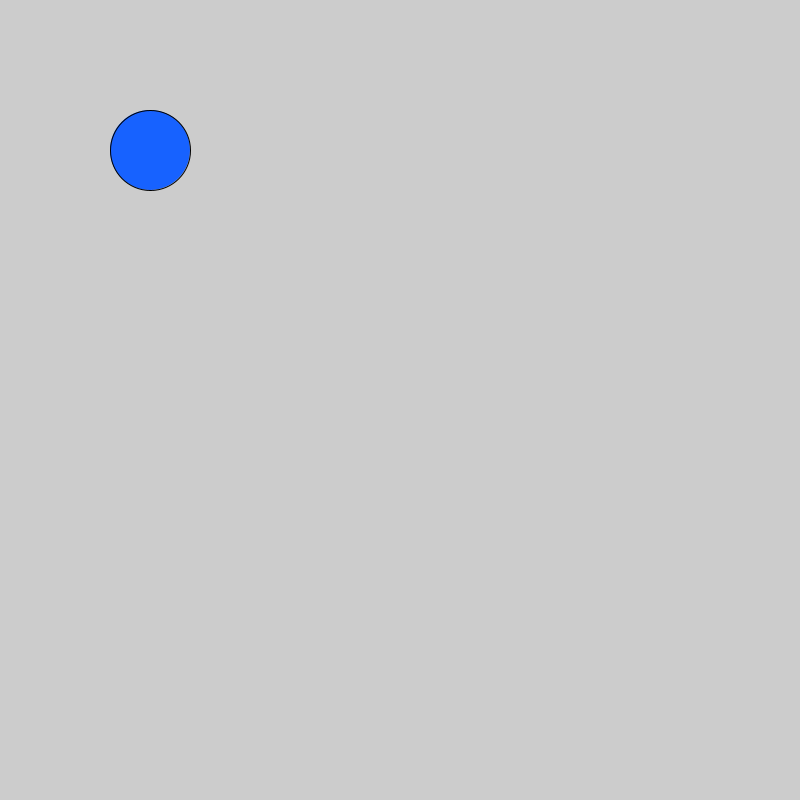
Frame 1 (no input)
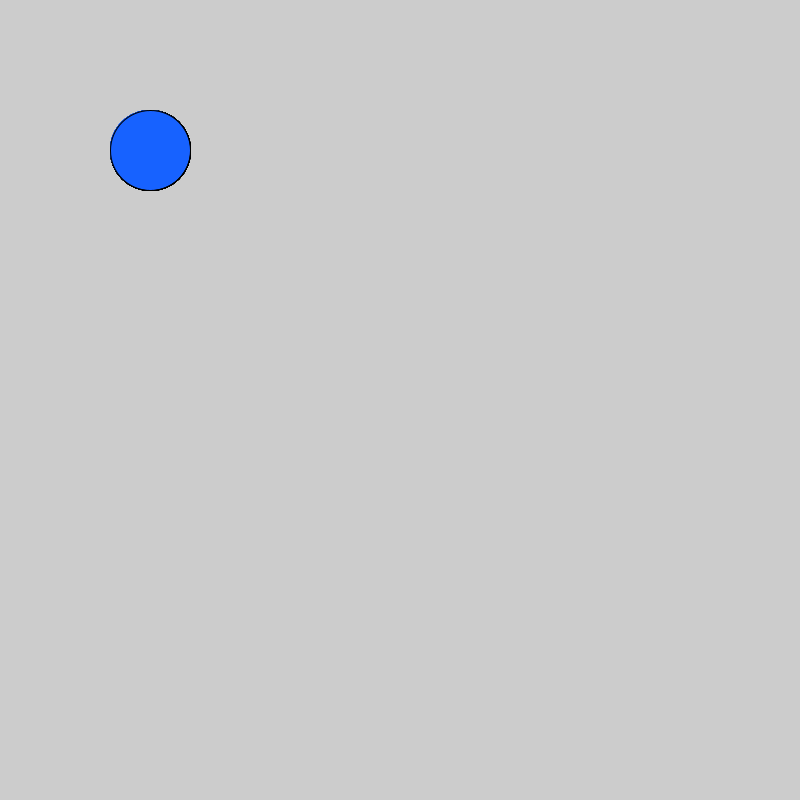
Frame 60 (the mouse pressed at the canvas centre just before this capture)
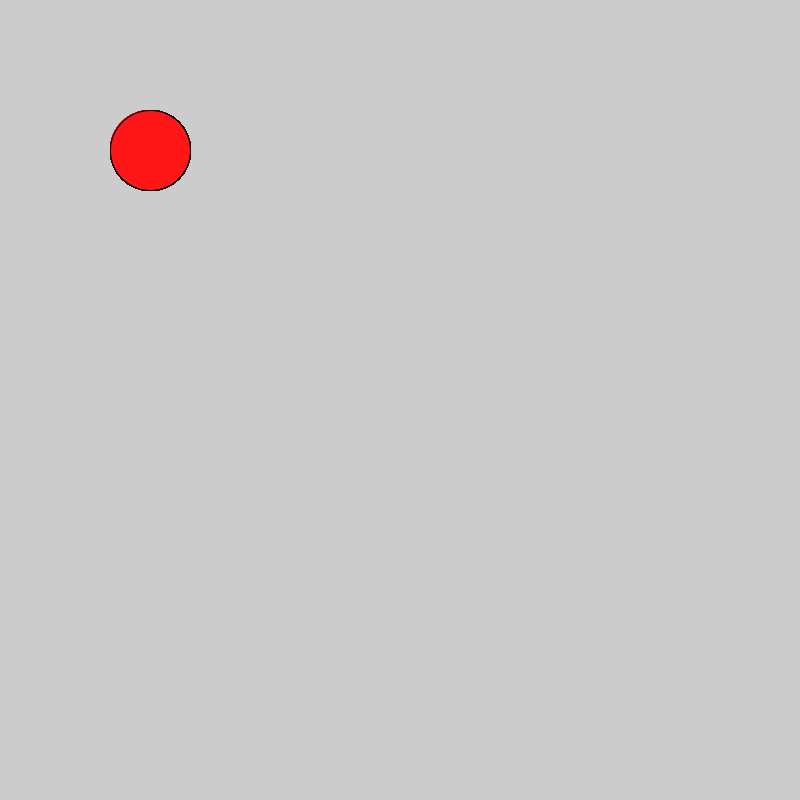
Frame 120 (the mouse held since frame 60 and released just before this capture)

The Processing sketch that drew these frames (run headless with seeded random() and noise(); from frame 60 on, the mouse is pressed at the canvas centre):

// Processing sketch: sketch_190415b
// ── sketch_190415b.pde
void setup() {
  
  size(800,800);

}
void draw() {
if(mousePressed){
  fill(#FF1717);
}else{
  fill(#1762FF);
}
ellipse(150,150,80,80);
}
